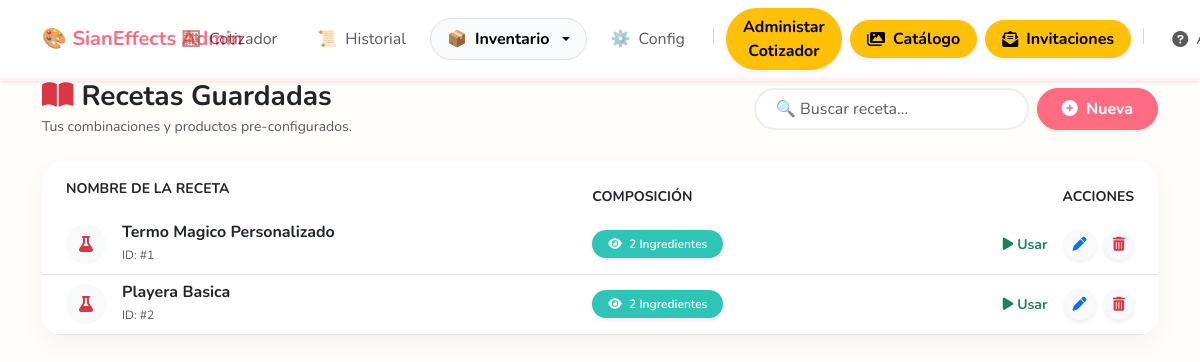
The app's page /recetas (signed in), older data.
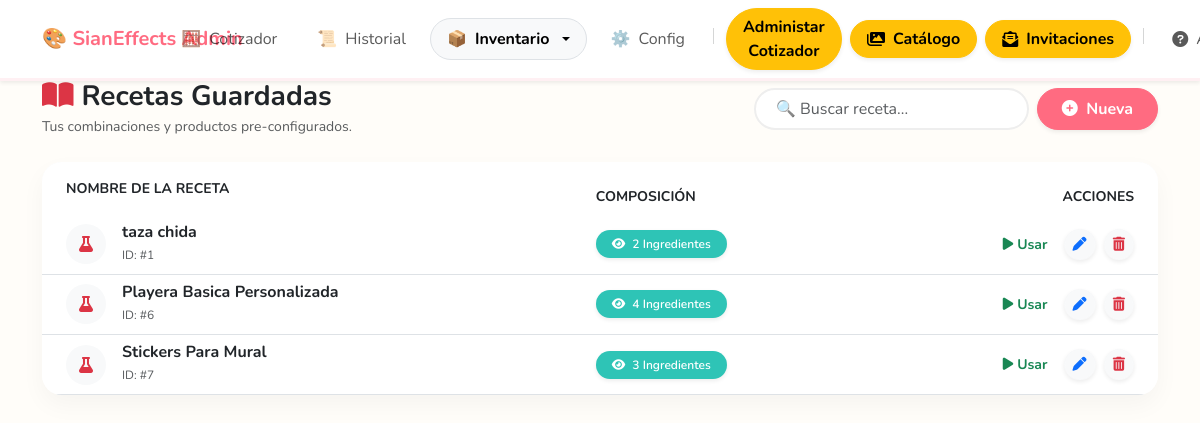
The same page, newer data.
### tables this page shows
CREATE TABLE productos (
        id INTEGER PRIMARY KEY AUTOINCREMENT,
        user_id INTEGER NOT NULL,
        nombre TEXT NOT NULL,
        items TEXT NOT NULL,      -- JSON con materiales
        total REAL DEFAULT 0,
        created_at TIMESTAMP DEFAULT CURRENT_TIMESTAMP
    );

### routes/inventory.py (the view, shortened to what this page needs)
@inventory_bp.route('/recetas', methods=['GET', 'POST'])
@login_required
def recetas():
    conn = get_db()
    try:
        query = """SELECT p.id, p.nombre, COUNT(pd.id) as num_materiales
                   FROM productos p
                   LEFT JOIN producto_detalles pd ON p.id=pd.producto_id
                   WHERE p.user_id=?
                   GROUP BY p.id"""
        recetas_db = conn.execute(query, (session['user_id'],)).fetchall()
        recetas_lista = []
        for r in recetas_db:
            receta_dict = dict(r)
            detalles = conn.execute("""
                SELECT m.nombre, pd.cantidad
                FROM producto_detalles pd
                JOIN materiales m ON pd.material_id = m.id
                WHERE pd.producto_id = ?
            """, (receta_dict['id'],)).fetchall()
            receta_dict['ingredientes_reales'] = json.dumps([dict(d) for d in detalles])
            recetas_lista.append(receta_dict)
    except Exception as e:
        print(f"Error al cargar recetas: {e}")
        recetas_lista = []
    conn.close()
    return render_template('recetas.html', recetas=recetas_lista)

### app.py (called while the page is built)
@app.context_processor
def inject_user_config():
    default_config = {
        'nombre_empresa': 'Cotizador Sianeffects', # O el nombre genérico que quieras
        'slogan': '',
        'website': '',
        'margen_ganancia': 100
    }
    if 'user_id' in session:
        try:
            conn = get_db_connection()
            user_config = conn.execute('SELECT * FROM configuracion WHERE user_id = ?', (session['user_id'],)).fetchone()
            conn.close()
            if user_config:
                return {'config': dict(user_config)}
        except Exception as e:
            print(f"Error inyectando config: {e}")
    return {'config': default_config}

@app.after_request
def add_header(response):
    response.headers["Cache-Control"] = "no-cache, no-store, must-revalidate"
    return response

### db.py (called while the page is built)
def get_db_connection():
    conn = sqlite3.connect(DB_NAME)
    conn.row_factory = sqlite3.Row
    return conn

### routes/main.py (called while the page is built)
@main_bp.app_context_processor
def inject_notifications():
    if 'user_id' in session:
        return {'notificaciones': obtener_alertas(session['user_id'])}
    return {'notificaciones': []}

### templates/recetas.html (shortened to what this page needs)
{% extends "layout.html" %}
{% block content %}
<div class="row align-items-center mb-4 g-3">
    <div class="col-md-6">
        <h3 class="fw-bold text-dark m-0"><i class="fas fa-book-open text-danger me-2"></i>Recetas Guardadas</h3>
        <small class="text-muted">Tus combinaciones y productos pre-configurados.</small>
    </div>
    <div class="col-md-6">
        <div class="d-flex gap-2 justify-content-md-end">
            <input type="text" id="buscador" class="form-control search-input w-50" placeholder="🔍 Buscar receta..."
                onkeyup="filtrarTabla()">
            <a href="{{ url_for('main.cotizador') }}" class="btn btn-primary shadow-sm">
                <i class="fas fa-plus-circle me-1"></i> Nueva
            </a>
        </div>
    </div>
</div>
<div class="card card-custom overflow-hidden">
    <div class="table-responsive">
        <table class="table table-hover align-middle mb-0" id="tablaRecetas">
            <thead class="bg-light text-uppercase small text-muted">
                <tr>
                    <th class="ps-4 py-3 border-0">Nombre de la Receta</th>
                    <th class="border-0">Composición</th>
                    <th class="text-end pe-4 border-0">Acciones</th>
                </tr>
            </thead>
            <tbody class="border-top-0">
                {% for receta in recetas %}
                <tr>
                    <td class="ps-4">
                        <div class="d-flex align-items-center">
                            <div class="bg-light rounded-circle d-flex align-items-center justify-content-center text-danger me-3"
                                style="width: 40px; height: 40px;">
                                <i class="fas fa-flask"></i>
                            </div>
                            <div>
                                <h6 class="fw-bold text-dark mb-0">{{ receta['nombre'] }}</h6>
                                <small class="text-muted" style="font-size: 0.75rem;">ID: #{{ receta['id'] }}</small>
                            </div>
                        </div>
                    </td>
                    <td>
                        <span class="badge badge-sian rounded-pill px-3 py-2 shadow-sm user-select-none"
                            style="cursor: pointer; transition: transform 0.2s;"
                            onmouseover="this.style.transform='scale(1.05)'"
                            onmouseout="this.style.transform='scale(1)'"
                            onclick='verDetallesReceta({{ receta|tojson|safe }})' title="Ver lista de ingredientes">
                            <i class="fas fa-eye me-1"></i> {{ receta['num_materiales'] }} Ingredientes
                        </span>
                    </td>
                    <td class="text-end pe-4">
                        <a href="{{ url_for('main.cotizador', cargar_receta=receta['id']) }}"
                            class="btn btn-sm btn-outline-success border-0 rounded-pill me-1 fw-bold"
                            title="Usar en Cotizador">
                            <i class="fas fa-play"></i> Usar
                        </a>
                        <button class="btn btn-sm btn-light text-primary rounded-circle shadow-sm me-1"
                            onclick='editarReceta({{ receta|tojson }})' title="Renombrar">
                            <i class="fas fa-pen"></i>
                        </button>
                        <a href="{{ url_for('inventory.eliminar_receta', id=receta['id']) }}"
                            class="btn btn-sm btn-light text-danger rounded-circle shadow-sm"
                            onclick="return confirm('¿Borrar esta receta permanentemente? No podrás deshacerlo.')"
                            title="Eliminar">
                            <i class="fas fa-trash-alt"></i>
                        </a>
                    </td>
                </tr>
                {% endfor %}
            </tbody>
        </table>
    </div>
</div>
{% endblock %}

Row changes from the older to the newer data that the page shows:
no longer on this page (row edited): productos: nombre "Playera Basica", id "2", num_materiales "2"
changed productos id 1: nombre "Termo Magico Personalizado" → "taza chida"
added productos: nombre "Playera Basica Personalizada", id "6", num_materiales "4"
added productos: nombre "Stickers Para Mural", id "7", num_materiales "3"
